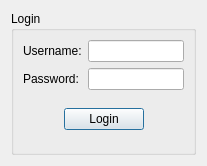
<?xml version="1.0" encoding="UTF-8"?>
<ui version="4.0">
 <class>Login</class>
 <widget class="QDialog" name="Login">
  <property name="geometry">
   <rect>
    <x>0</x>
    <y>0</y>
    <width>207</width>
    <height>166</height>
   </rect>
  </property>
  <property name="windowTitle">
   <string>Login</string>
  </property>
  <layout class="QHBoxLayout" name="horizontalLayout">
   <item>
    <widget class="QGroupBox" name="groupBox">
     <property name="title">
      <string>Login</string>
     </property>
     <layout class="QHBoxLayout" name="horizontalLayout_3">
      <item>
       <layout class="QVBoxLayout" name="verticalLayout">
        <item>
         <layout class="QFormLayout" name="formLayout">
          <item row="0" column="1">
           <widget class="QLineEdit" name="lineEdit_username"/>
          </item>
          <item row="1" column="1">
           <widget class="QLineEdit" name="lineEdit_password">
            <property name="echoMode">
             <enum>QLineEdit::Password</enum>
            </property>
           </widget>
          </item>
          <item row="0" column="0">
           <widget class="QLabel" name="label_username">
            <property name="text">
             <string>Username:</string>
            </property>
           </widget>
          </item>
          <item row="1" column="0">
           <widget class="QLabel" name="label_password">
            <property name="text">
             <string>Password:</string>
            </property>
           </widget>
          </item>
         </layout>
        </item>
        <item>
         <spacer name="verticalSpacer_2">
          <property name="orientation">
           <enum>Qt::Vertical</enum>
          </property>
          <property name="sizeHint" stdset="0">
           <size>
            <width>20</width>
            <height>40</height>
           </size>
          </property>
         </spacer>
        </item>
        <item>
         <layout class="QHBoxLayout" name="horizontalLayout_2">
          <item>
           <spacer name="horizontalSpacer">
            <property name="orientation">
             <enum>Qt::Horizontal</enum>
            </property>
            <property name="sizeHint" stdset="0">
             <size>
              <width>40</width>
              <height>20</height>
             </size>
            </property>
           </spacer>
          </item>
          <item>
           <widget class="QPushButton" name="pushButton_login">
            <property name="text">
             <string>Login</string>
            </property>
           </widget>
          </item>
          <item>
           <spacer name="horizontalSpacer_2">
            <property name="orientation">
             <enum>Qt::Horizontal</enum>
            </property>
            <property name="sizeHint" stdset="0">
             <size>
              <width>40</width>
              <height>20</height>
             </size>
            </property>
           </spacer>
          </item>
         </layout>
        </item>
        <item>
         <spacer name="verticalSpacer">
          <property name="orientation">
           <enum>Qt::Vertical</enum>
          </property>
          <property name="sizeHint" stdset="0">
           <size>
            <width>20</width>
            <height>40</height>
           </size>
          </property>
         </spacer>
        </item>
       </layout>
      </item>
     </layout>
    </widget>
   </item>
  </layout>
 </widget>
 <resources/>
 <connections/>
</ui>
